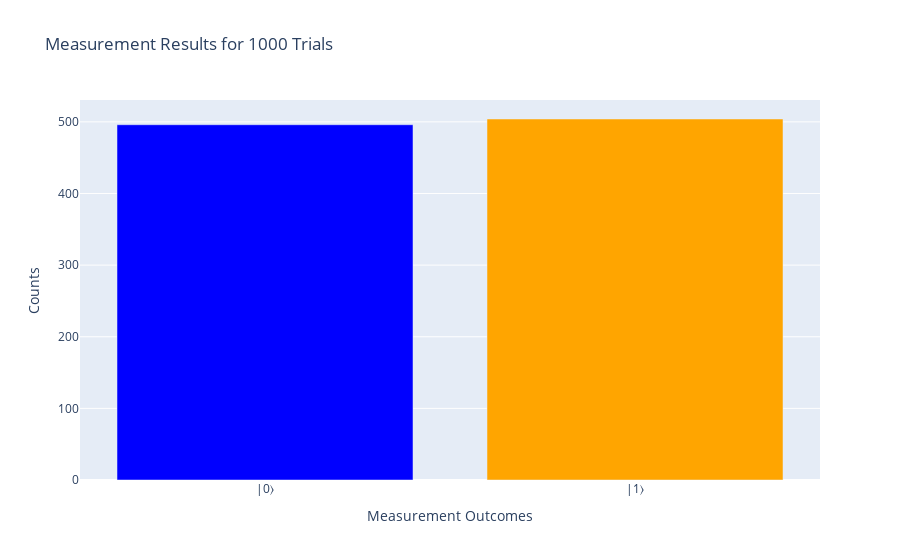

The code cell stored with this chart in its notebook:
### Markdown cell above
Step 4: Visualize results

### Code cell
counts = np.bincount(results)

fig = go.Figure(data=[
    go.Bar(
        x=['|0⟩', '|1⟩'],
        y=counts,
        marker=dict(color=['blue', 'orange'])
    )
])


fig.update_layout(
    title='Measurement Results for 1000 Trials',
    xaxis_title='Measurement Outcomes',
    yaxis_title='Counts',
    xaxis=dict(tickmode='linear'),
)


fig.show()

### Figure 1 — Plotly figure (JSON) as saved in the notebook; plotly's stock layout.template omitted (floating-point values rounded to 4 significant figures)
{"data": [{"marker": {"color": ["blue", "orange"]}, "type": "bar", "x": ["|0⟩", "|1⟩"], "y": [496, 504]}], "layout": {"title": {"text": "Measurement Results for 1000 Trials"}, "xaxis": {"tickmode": "linear", "title": {"text": "Measurement Outcomes"}}, "yaxis": {"title": {"text": "Counts"}}}}
